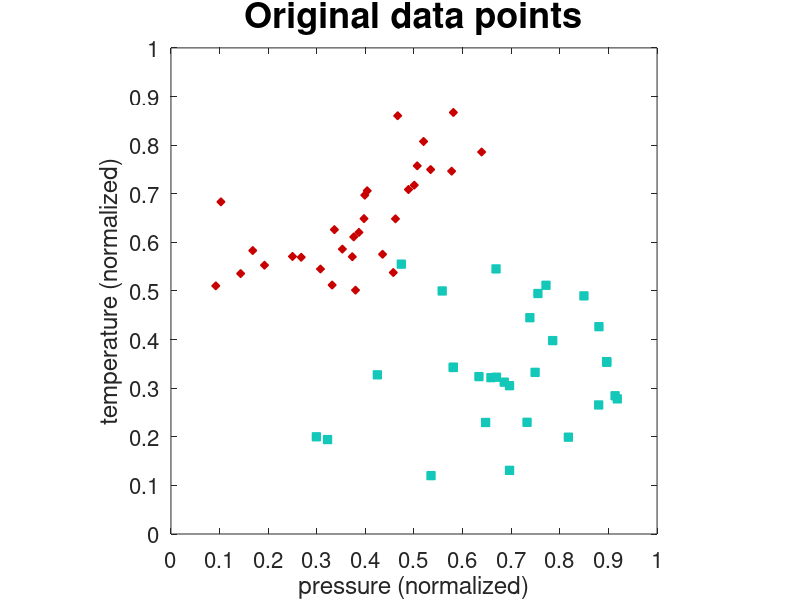
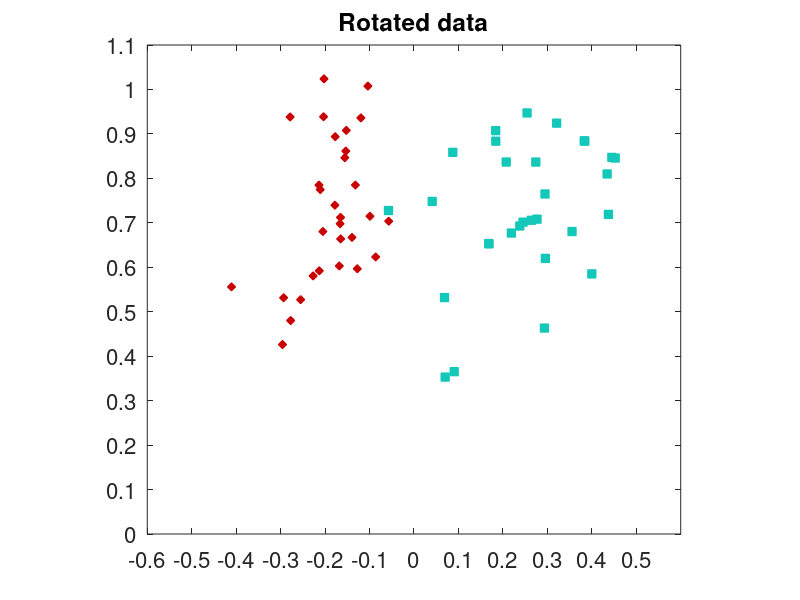

Write the MATLAB code that produced these figures, in order. (Note: this script raises an error after producing the figures.)
% Classify weather data from various months measured in Kumpula. Especially
% study how a rotation matrix can be used to transform data into an easily
% classified form. 
%
% Samuli Siltanen February 2021

% Graphical parameters
color_summer = [200 0 0]/255;
color_fall   = [255 124 45]/255;
color_winter = [0 0 255]/255;
color_spring = [20 200 185]/255;
msize = 6;
fsize = 26;
tickfsize = 16;

% Load weather data
% Column 2: Pressure (msl)	hPa
% Column 6: Air temperature	degC
load data/weather2019 w01 w04 w07 w10
w01y19 = w01;
w04y19 = w04;
w07y19 = w07;
w10y19 = w10;

% First data coordinate is average air pressure. The 30 first components
% are from April, and components 31-60 are from July.
x1 = [w04y19(:,2);w07y19(:,2)];
x1(59) = mean([x1(58),x1(60)]); % Remove one not-a-number (NaN) value from the data

% Second data coordinate is average temperature. The 30 first components
% are from April, and components 31-60 are from July.
x2 = [w04y19(:,6);w07y19(:,6)];

% In these demonstrations we want to use normalized data where all data 
% values are between zero and one. Load normalization constants used in the
% trained networks in subfolder ML_Higham_applied2weather/
load ML_Higham_applied2weather/Highamdata x1MIN x1MAX x2MIN x2MAX 
x1 = x1-x1MIN;
x1 = x1/(x1MAX-x1MIN);
x2 = x2-x2MIN;
x2 = x2/(x2MAX-x2MIN);


%% Demo 1, April and July normalized temperatures and air pressures in 2019 

% The conclusion is that the data is almost completely classified by a
% diagonal line connecting the origin and the point (1,1). Namely, the July
% days are above that diagonal line and all but one April days are below
% the line. 

figure(1)
clf
p1 = plot(x1(1:30),x2(1:30),'bs','markersize',msize);
hold on
set(p1,'color',color_spring)
set(p1,'markerfacecolor',color_spring)
%
p1 = plot(x1(31:60),x2(31:60),'bd','markersize',msize);
set(p1,'color',color_summer)
set(p1,'markerfacecolor',color_summer)
%
set(gca,'xtick',[0:.1:1],'fontsize',tickfsize)
set(gca,'ytick',[0:.1:1],'fontsize',tickfsize)
axis([0 1 0 1])
axis square
title('Original data points','fontsize',fsize)
xlabel('pressure (normalized)')
ylabel('temperature (normalized)')


%% Demo 2, rotate the data 45 degrees

% In this demo number 2 we rotate the data points using a rotation matrix.
% After rotation the data is almost completely classified by the vertical
% coordinate axis. Namely, the July days all have a negative horizontal 
% coordinate and all but one April days have a positive horizontal 
% coordinate. 

% Rotation angle is 45 degrees counter-clockwise
theta = pi/4;

% Construct rotation matrix (learn this formula by heart!)
A = [[cos(theta) -sin(theta)];[sin(theta) cos(theta)]];

% Re-arrange the data so that each column of a 2x60 matrix has the
% x1-coordinate of a data point in the first row and x2-coordinate in the
% second row. (The notation (:) drops any vector or matrix into a vertical
% vector. The transpose ' contains complex conjugation, which is not
% relevant here since our data is real-valued, but nevertheless I like to 
% use .' for transpose when I do not want complex conjugation. This is a
% habit of mine for avoiding hard-to-detect bugs in Matlab coding. )
tmp = [x1(:).';x2(:).'];

% Multiply by rotation matrix. Because of matrix algebra rules, all data
% points get rotated since they are organized as columns. 
Ax = A*tmp;

% Transpose the result so that again first column is for x1-coordinates and
% second column for x2-coordinates
Ax = Ax.';

% Pick out the coordinates of the rotated data values
Ax1 = Ax(:,1);
Ax2 = Ax(:,2);

% Plot the data
figure(2)
clf
p1 = plot(Ax1(1:30),Ax2(1:30),'bs','markersize',msize);
hold on
set(p1,'color',color_spring)
set(p1,'markerfacecolor',color_spring)
%
p1 = plot(Ax1(31:60),Ax2(31:60),'bd','markersize',msize);
set(p1,'color',color_summer)
set(p1,'markerfacecolor',color_summer)
%
set(gca,'xtick',[-1:.1:1],'fontsize',tickfsize)
set(gca,'ytick',[0:.1:1.2],'fontsize',tickfsize)
title('Rotated data')
axis equal
axis([-.6 .6 0 1.1])





%% Demo 3, apply relu to all the coordinates of the rotated data

% The result of applying relu is that all July points (and one April point)
% are located on the vertical axis. This is because all negative horizontal
% coordinates were replaced by zero. 

% Plot the data
figure(3)
clf
p1 = plot(relu(Ax1(1:30)),relu(Ax2(1:30)),'bs','markersize',msize);
hold on
set(p1,'color',color_spring)
set(p1,'markerfacecolor',color_spring)
%
p1 = plot(relu(Ax1(31:60)),relu(Ax2(31:60)),'bd','markersize',msize);
set(p1,'color',color_summer)
set(p1,'markerfacecolor',color_summer)
%
set(gca,'xtick',[-1:.1:1],'fontsize',tickfsize)
set(gca,'ytick',[0:.1:1.2],'fontsize',tickfsize)
title('Relu=max(0,x_i) applied to data')
axis equal
axis([-.6 .6 0 1.1])





%% Demo 4, project to horizontal axis

% Since the data is classified by the horizontal coordinate, we might as
% well apply "dimension reduction" simply by replacing the vertical
% coordinates by zeros. After all, they are not relevant for the
% classification. Now all the data points are scattered on the horizontal
% axis, with July days (and one April day) located on the negative
% half-line. 

% Plot the data
figure(4)
clf
p1 = plot(Ax1(1:30),zeros(1,30),'bs','markersize',msize);
hold on
set(p1,'color',color_spring)
set(p1,'markerfacecolor',color_spring)
%
p1 = plot(Ax1(31:60),zeros(1,30),'bd','markersize',msize);
set(p1,'color',color_summer)
set(p1,'markerfacecolor',color_summer)
%
set(gca,'xtick',[-1:.1:1],'fontsize',tickfsize)
set(gca,'ytick',[-1:.1:1.2],'fontsize',tickfsize)
axis equal
title('Projected data')
axis([-.6 .6 -.3 .3])





%% Demo 5, project to horizontal axis and apply relu

% We can build on demo 4 by applying relu to the coordinates. Then we can 
% use the following classification rule: "if a rotated and relu-mapped data
% point has horizontal coordinate zero, then it is a July day." 
% This rule classifies all July days in our data set correctly
% (and one of the April days incorrectly). 


% Plot the data
figure(5)
clf
p1 = plot(relu(Ax1(1:30)),zeros(1,30),'bs','markersize',msize);
hold on
set(p1,'color',color_spring)
set(p1,'markerfacecolor',color_spring)
%
p1 = plot(relu(Ax1(31:60)),zeros(1,30),'bd','markersize',msize);
set(p1,'color',color_summer)
set(p1,'markerfacecolor',color_summer)
%
set(gca,'xtick',[-1:.1:1],'fontsize',tickfsize)
set(gca,'ytick',[-1:.1:1.2],'fontsize',tickfsize)
axis equal
title('Relu applied to projected data')
axis([-.6 .6 -.3 .3])





%% Demo 6. Exactly the same process as in demo 5, but using a neuron

% We encode the classification rule of Demo 5 into a single computational
% neuron implemented in routine SingleNeuron.m.

NNresult = zeros(size(x1));
for iii = 1:60
    NNresult(iii) = SingleNeuron(x1(iii),x2(iii));
end

% Plot the data
figure(6)
clf
p1 = plot(NNresult(1:30),zeros(1,30),'bs','markersize',msize);
hold on
set(p1,'color',color_spring)
set(p1,'markerfacecolor',color_spring)
%
p1 = plot(NNresult(31:60),zeros(1,30),'bd','markersize',msize);
set(p1,'color',color_summer)
set(p1,'markerfacecolor',color_summer)
%
set(gca,'xtick',[-1:.1:1],'fontsize',tickfsize)
set(gca,'ytick',[-1:.1:1.2],'fontsize',tickfsize)
title('Same but using a neuron')
axis equal
axis([-.6 .6 -.3 .3])







